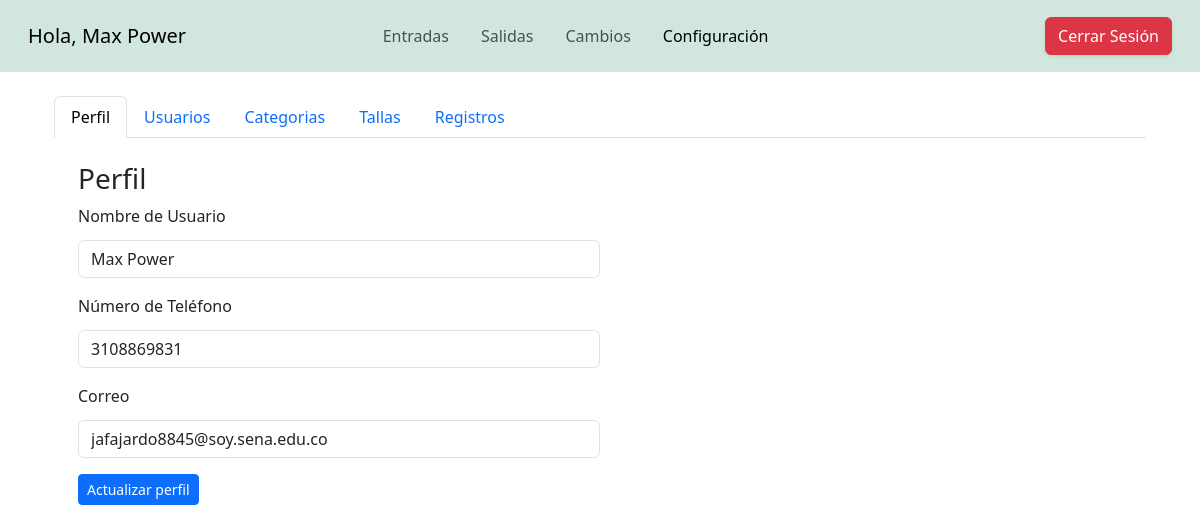
/views/configuracion.php (signed in), run on the app's committed database.
### tables this page shows
CREATE TABLE `usuarios` (
  `id` int(50) NOT NULL,
  `user` varchar(50) NOT NULL,
  `telefono` varchar(15) NOT NULL,
  `password` varchar(32) NOT NULL,
  `email` varchar(50) NOT NULL,
  `rol` varchar(10) NOT NULL
);

### views/configuracion.php (the view, shortened to what this page needs)
<?php session_start();
include("../controllers/dbConection.php"); ?>
<!DOCTYPE html>
<html lang="en">
<head>
  <link rel="stylesheet" href="../csss/bootstrap/css/bootstrap.min.css" />
  <link rel="stylesheet" href="../csss/DataTables/Responsive-2.5.0/css/responsive.dataTables.min.css">
  <link href="../csss/DataTables/datatables.min.css" rel="stylesheet">
  <link rel="stylesheet" href="../csss/generalStyles.css">
</head>
<body class="vh-100 d-flex flex-column">
  <nav class="navbar navbar-expand-lg navbar-light bg-success-subtle p-3">
    <div class="container-fluid">
      <a class="navbar-brand" href="#">
        <?php
        echo "Hola, ";
        echo $_SESSION["nombre"];
        ?>
      </a>
      <div class="collapse navbar-collapse" id="navbarNavDropdown">
        <ul class="navbar-nav ms-auto ">
          <li class="nav-item">
            <a class="nav-link mx-2" aria-current="page" href="entradas.php">Entradas</a>
          </li>
          <li class="nav-item">
            <a class="nav-link mx-2" href="salidas.php">Salidas</a>
          </li>
          <li class="nav-item">
            <a class="nav-link mx-2" href="cambios.php">Cambios</a>
          </li>
          <li class="nav-item">
            <a class="nav-link mx-2 active" href="configuracion.php">Configuración</a>
          </li>
        </ul>
        <ul class="navbar-nav ms-auto d-none d-lg-inline-flex">
          <li class="nav-item mx-2">
            <a class="nav-link text-dark h5" href="" target="blank"><i class="fab fa-google-plus-square"></i></a>
          </li>
          <li class="nav-item mx-2">
            <a class="nav-link text-dark h5" href="" target="blank"><i class="fab fa-twitter"></i></a>
          </li>
          <li class="nav-item mx-2">
            <a class="nav-link text-dark h5" href="" target="blank"><i class="fab fa-facebook-square"></i></a>
          </li>
        </ul>
      </div>
      <div>
        <button class="btn btn-danger shadow-sm">
          <a class="text-decoration-none text-white" href="../controllers/logout.php">Cerrar Sesión</a>
        </button>
      </div>
    </div>
  </nav>
  <div class="w-full container p-4">
    <nav>
      <div class="nav nav-tabs" id="nav-tab" role="tablist">
        <button class="nav-link active" id="nav-home-tab" data-bs-toggle="tab" data-bs-target="#nav-profile" type="button" role="tab" aria-controls="nav-home" aria-selected="true">Perfil</button>
        <button class="nav-link" id="nav-profile-tab" data-bs-toggle="tab" data-bs-target="#nav-users" type="button" role="tab" aria-controls="nav-profile" aria-selected="false">Usuarios</button>
        <button class="nav-link" id="nav-contact-tab" data-bs-toggle="tab" data-bs-target="#nav-categories" type="button" role="tab" aria-controls="nav-contact" aria-selected="false">Categorias</button>
        <button class="nav-link" id="nav-contact-tab" data-bs-toggle="tab" data-bs-target="#nav-tallas" type="button" role="tab" aria-controls="nav-contact" aria-selected="false">Tallas</button>
        <button class="nav-link" id="nav-contact-tab" data-bs-toggle="tab" data-bs-target="#nav-historial" type="button" role="tab" aria-controls="nav-contact" aria-selected="false">Registros</button>
      </div>
    </nav>
    <div class="tab-content" id="nav-tabContent">
      <div class="tab-pane fade show active" id="nav-profile" role="tabpanel" aria-labelledby="nav-home-tab">
        <div class="p-4 w-100 h-auto flex justify-content-center align-items-center">
          <h3>Perfil</h3>
          <form id="editProfile">
            <?php $data = $conexion->query("SELECT * FROM usuarios WHERE id=" . $_SESSION['id']);
            while ($tableData = $data->fetch_object()) { ?>
              <div class="d-flex flex-column gap-1 mb-3 w-50">
                <label for="nombre" class="form-label">Nombre de Usuario</label>
                <input type="text" value="<?= $tableData->user ?>" class="form-control" name="nombre" placeholder="Nombre de Usuario" id="nombre">
              </div>
              <div class="d-flex flex-column gap-1 mb-3 w-50">
                <label for="telefono" class="form-label">Número de Teléfono</label>
                <input type="number" value="<?= $tableData->telefono ?>" class="form-control" name="telefono" placeholder="Número de Teléfono" id="telefono">
              </div>
              <div class="d-flex flex-column gap-1 mb-3 w-50">
                <label for="email" class="form-label">Correo</label>
                <input type="email" value="<?= $tableData->email ?>" class="form-control" name="email" placeholder="Correo Electronico" id="email">
              </div>
            <?php } ?>
            <button class="btn btn-primary btn-sm" type="submit">Actualizar perfil</button>
          </form>
        </div>
      </div>
    </div>
  </div>
</body>
</html>

### csss/generalStyles.css (style rules this page uses)
:root { --colorA: #1F5C00; --colorB:#ffffff; --senaGreen: #39a900; --colorC: #39a900; --colorD: #231b8d; --colorE: #A86608; --colorTitle: #47cc04; }
body { background-attachment: fixed; background-size: cover; background-repeat: no-repeat; background-position: center center; }

### data on the page
usuarios: nombre "Max Power", telefono "3108869831", email "jafajardo8845@soy.sena.edu.co"

### other printed values
$_SESSION["nombre"] "Max Power"
